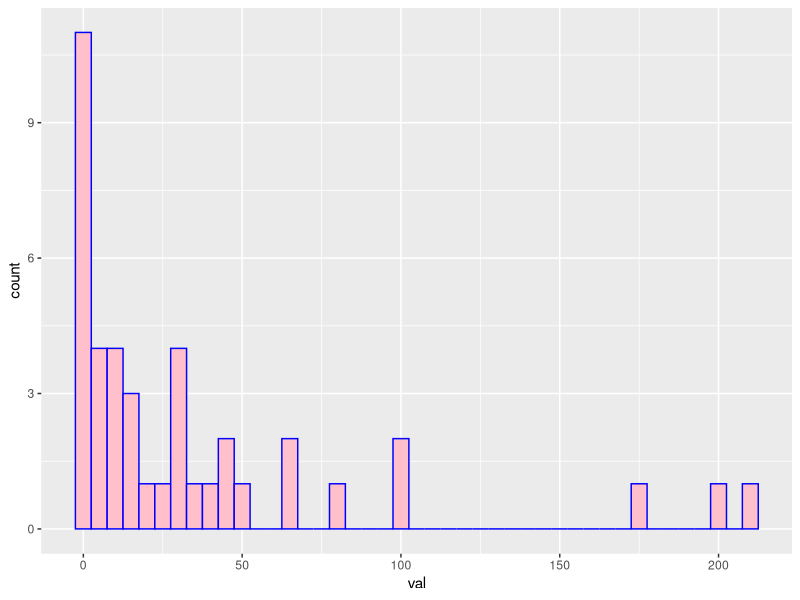

The R source for this figure:
## ---- chunk 1
## REMOVE THIS CHUNK BEFORE BEGINNING!!!! 
##The --- in your header should be on line 1 of this Rmd file
## ---- chunk 2
#First, enter the cash data
cash <- c(.05,6,30,0,65,4.75,50,0,100,.17,15,210,2,175,42,65,2,
          200,0,10,0,15,20,30,
          12,0,30,45,7,10,80,12,28,.75,100,33,1,14,5,23,45)
## ---- chunk 3
#To actually USE ggplot, we need to make sure the library is open. 
library(ggplot2)
## ---- chunk 4
#One IMPORTANT note -- ggplot doesn't like dealing with lone vectors... it expects you to pass it a data.frame. All we have to do is save our "cash" vector as a dataframe using our trusty data.frame function.
cashdata <- data.frame(val=cash)

#NOW for the plotting!
histplot <- ggplot(cashdata, aes(x=val)) +  
  geom_histogram(binwidth=5, color="blue", fill="pink") 
#line 32 specifies our dataframe and then the variable we want to plot (look at your dataframe to get the name of your variable, in this case it is "val"). ggplot tells R we're building a plot, and "aes" stands for aesthetics. The beginning of the line will SAVE our plot as "histplot" (remember, you choose the name!)
#line 22 tells R that I want it to plot a histogram (geom_histogram), I want my bin widths to be 5 (you can change this to whatever number you want) and I want my bars to be blue (you can change this) and the bars to be filled in pink (you can change this).

#Q: Now, what if I want to "print" this plot? What would I type next? (scroll down to see the answer)
## ---- chunk 5
histplot
